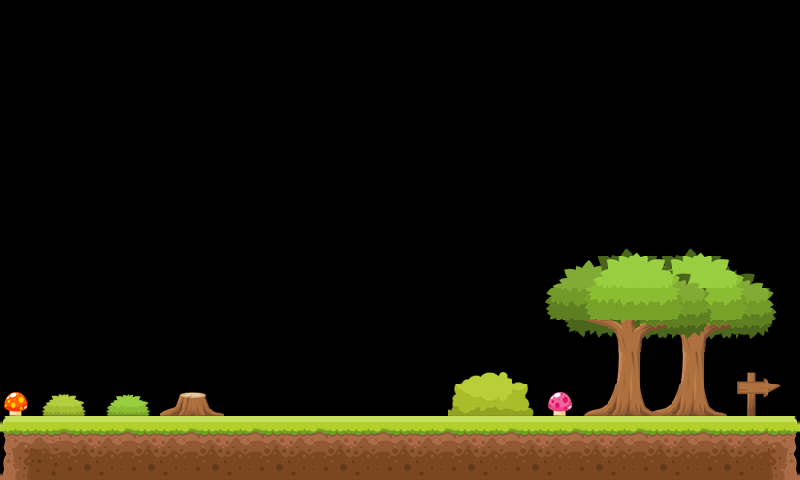

This game map was drawn from its Tiled (.tmx) file and the tilesets committed beside it. A one-line description and the trimmed map source follow:
An orthogonal 25x15 tile map with 32x32 px tiles, 2 tile layers (Слой тайлов 1, Слой тайлов 2) and 11 objects (LEFTWALL, SKYWALL, RIGHTWALL).

<map version="1.0" orientation="orthogonal" renderorder="right-down" width="25" height="15" tilewidth="32" tileheight="32" nextobjectid="155">
 <tileset firstgid="1" name="tile2" tilewidth="32" tileheight="32" spacing="4" margin="4" tilecount="196" columns="14">
  <image source="tmx/tile2.png" width="512" height="512" />
 </tileset>
 <layer name="Слой тайлов 1" width="25" height="15">
  <data>[375 cells, 170 non-empty, 51 distinct tile ids]</data>
 </layer>
 <objectgroup name="object" width="25" height="15">
  <object id="24" x="0" y="416" width="798" height="64" />
  <object id="17" name="LEFTWALL" x="1" y="1" width="5" height="480" />
  <object id="18" name="SKYWALL" x="3" y="0" width="800" height="5" />
  <object id="19" name="RIGHTWALL" x="795" y="3" width="5" height="480" />
 </objectgroup>
 <layer name="Слой тайлов 2" width="25" height="15">
  <data>[375 cells, 53 non-empty, 53 distinct tile ids]</data>
 </layer>
 <objectgroup name="rectangle2Static" width="25" height="15">
  <object id="129" x="287" y="384" width="192" height="32" />
 </objectgroup>
 <objectgroup name="box1Density" width="25" height="15">
  <object id="130" x="351" y="320" width="64" height="64" />
  <object id="132" x="352" y="224" width="64" height="64" />
 </objectgroup>
 <objectgroup name="rectangle1" width="25" height="15">
  <object id="147" x="351" y="288" width="128" height="32" />
 </objectgroup>
 <objectgroup name="apple2" width="25" height="15">
  <object id="148" x="368" y="192" width="32" height="32" />
 </objectgroup>
 <objectgroup name="object2" width="25" height="15">
  <object id="153" x="511" y="95" width="192" height="64" />
 </objectgroup>
 <objectgroup name="circle" width="25" height="15">
  <object id="154" x="606" y="31" width="64" height="64" />
 </objectgroup>
</map>
